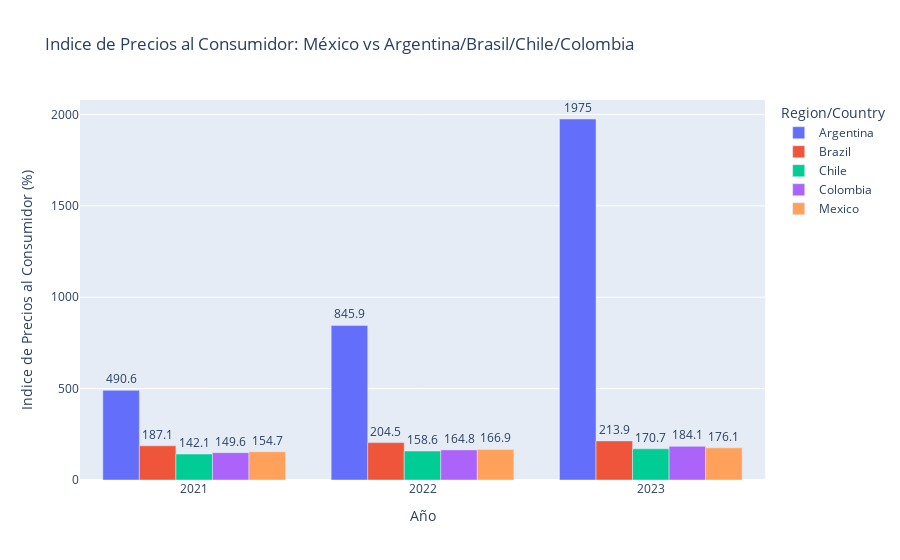

The code cell stored with this chart in its notebook:
### Code cell
import plotly.express as px

# Convertir 'Value' a numérico (quitando comas)
df_filtrado['Value'] = df_filtrado['Value'].astype(str).str.replace(',', '').astype(float)

# Filtrar solo Consumer price index: General
price_index = df_filtrado[df_filtrado['Series'] == 'Consumer price index: General']

# Seleccionar México y Argentina/Brasil/Chile/Colombia
subset = price_index[price_index['Region/Country'].isin(['Mexico', 'Argentina', 'Brazil', 'Chile', 'Colombia'])]

# Gráfico de barras
fig = px.bar(
    subset,
    x="Year",
    y="Value",
    color="Region/Country",
    barmode="group",
    title="Indice de Precios al Consumidor: México vs Argentina/Brasil/Chile/Colombia",
    labels={"Value": "Indice de Precios al Consumidor (%)", "Year": "Año"}
)
fig.update_traces(texttemplate='%{y:.4}', textposition='outside')
fig.show()

### Figure 1 — Plotly figure (JSON) as saved in the notebook; plotly's stock layout.template omitted (floating-point values rounded to 4 significant figures)
{"data": [{"alignmentgroup": "True", "hovertemplate": "Region/Country=Argentina<br>Año=%{x}<br>Indice de Precios al Consumidor (%)=%{y}<extra></extra>", "legendgroup": "Argentina", "marker": {"color": "#636efa", "pattern": {"shape": ""}}, "name": "Argentina", "offsetgroup": "Argentina", "orientation": "v", "showlegend": true, "textposition": "outside", "texttemplate": "%{y:.4}", "type": "bar", "x": [2021, 2022, 2023], "xaxis": "x", "y": [490.6, 845.9, 1975], "yaxis": "y"}, {"alignmentgroup": "True", "hovertemplate": "Region/Country=Brazil<br>Año=%{x}<br>Indice de Precios al Consumidor (%)=%{y}<extra></extra>", "legendgroup": "Brazil", "marker": {"color": "#EF553B", "pattern": {"shape": ""}}, "name": "Brazil", "offsetgroup": "Brazil", "orientation": "v", "showlegend": true, "textposition": "outside", "texttemplate": "%{y:.4}", "type": "bar", "x": [2021, 2022, 2023], "xaxis": "x", "y": [187.1, 204.5, 213.9], "yaxis": "y"}, {"alignmentgroup": "True", "hovertemplate": "Region/Country=Chile<br>Año=%{x}<br>Indice de Precios al Consumidor (%)=%{y}<extra></extra>", "legendgroup": "Chile", "marker": {"color": "#00cc96", "pattern": {"shape": ""}}, "name": "Chile", "offsetgroup": "Chile", "orientation": "v", "showlegend": true, "textposition": "outside", "texttemplate": "%{y:.4}", "type": "bar", "x": [2021, 2022, 2023], "xaxis": "x", "y": [142.1, 158.6, 170.7], "yaxis": "y"}, {"alignmentgroup": "True", "hovertemplate": "Region/Country=Colombia<br>Año=%{x}<br>Indice de Precios al Consumidor (%)=%{y}<extra></extra>", "legendgroup": "Colombia", "marker": {"color": "#ab63fa", "pattern": {"shape": ""}}, "name": "Colombia", "offsetgroup": "Colombia", "orientation": "v", "showlegend": true, "textposition": "outside", "texttemplate": "%{y:.4}", "type": "bar", "x": [2021, 2022, 2023], "xaxis": "x", "y": [149.6, 164.8, 184.1], "yaxis": "y"}, {"alignmentgroup": "True", "hovertemplate": "Region/Country=Mexico<br>Año=%{x}<br>Indice de Precios al Consumidor (%)=%{y}<extra></extra>", "legendgroup": "Mexico", "marker": {"color": "#FFA15A", "pattern": {"shape": ""}}, "name": "Mexico", "offsetgroup": "Mexico", "orientation": "v", "showlegend": true, "textposition": "outside", "texttemplate": "%{y:.4}", "type": "bar", "x": [2021, 2022, 2023], "xaxis": "x", "y": [154.7, 166.9, 176.1], "yaxis": "y"}], "layout": {"barmode": "group", "legend": {"title": {"text": "Region/Country"}, "tracegroupgap": 0}, "title": {"text": "Indice de Precios al Consumidor: México vs Argentina/Brasil/Chile/Colombia"}, "xaxis": {"anchor": "y", "domain": [0, 1], "title": {"text": "Año"}}, "yaxis": {"anchor": "x", "domain": [0, 1], "title": {"text": "Indice de Precios al Consumidor (%)"}}}}
